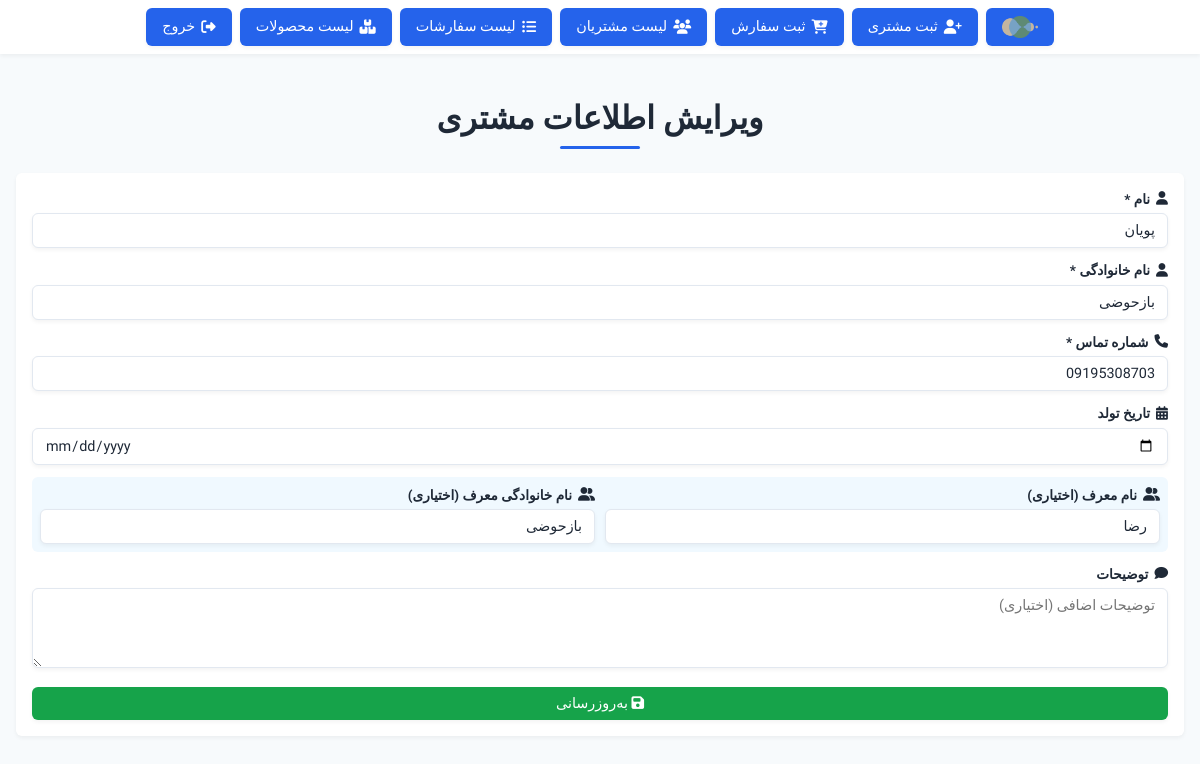
The page /EditCustomer.php?Edit=39 on the database its author committed.
### tables this page shows
CREATE TABLE `customerregistration` (
  `id` int(11) NOT NULL,
  `fName` varchar(255) NOT NULL,
  `lName` varchar(255) NOT NULL,
  `phone` varchar(255) NOT NULL,
  `date` text DEFAULT NULL,
  `description` varchar(255) DEFAULT NULL,
  `created_at` datetime NOT NULL DEFAULT current_timestamp(),
  `points` int(11) DEFAULT 0 COMMENT 'امتیاز مشتری',
  `level` enum('bronze','silver','gold') DEFAULT 'bronze' COMMENT 'سطح مشتری',
  `referred_by` int(11) DEFAULT NULL COMMENT 'شناسه مشتری معرف',
  `updated_at` datetime DEFAULT NULL ON UPDATE current_timestamp() COMMENT 'تاریخ آخرین به‌روزرسانی'
);

### EditCustomer.php (the view, shortened to what this page needs)
<?php
require_once 'DB Config.php';
class CustomerManager {
    private PDO $pdo;
    public function __construct(PDO $pdo) {
        $this->pdo = $pdo;
        $this->pdo->setAttribute(PDO::ATTR_ERRMODE, PDO::ERRMODE_EXCEPTION);
        $this->pdo->setAttribute(PDO::ATTR_DEFAULT_FETCH_MODE, PDO::FETCH_ASSOC);
        $this->pdo->setAttribute(PDO::ATTR_EMULATE_PREPARES, false);
    }
    public function getCustomerById(int $id): array {
        try {
            $stmt = $this->pdo->prepare("
                SELECT c.*, r.fName AS referrer_fname, r.lName AS referrer_lname
                FROM photonim_db.customerregistration c
                LEFT JOIN photonim_db.customerregistration r ON c.referred_by = r.id
                WHERE c.id = :id
            ");
            $stmt->execute([':id' => $id]);
            $data = $stmt->fetch();
            return $data ? ['success' => true, 'data' => $data] : ['success' => false, 'message' => 'مشتری یافت نشد'];
        } catch (PDOException $e) {
            $this->logError("Fetch Error: " . $e->getMessage(), ['id' => $id]);
            return ['success' => false, 'message' => 'خطا در بازیابی اطلاعات: ' . $e->getMessage()];
        }
    }
}
$customerManager = new CustomerManager($conn);
$userData = null;
$errorMessage = null;
if (isset($_GET['Edit'])) {
    $editUserId = filter_input(INPUT_GET, 'Edit', FILTER_VALIDATE_INT, ['options' => ['min_range' => 1]]);
    if ($editUserId === false || $editUserId === null) {
        $errorMessage = 'شناسه مشتری نامعتبر است.';
    } else {
        $result = $customerManager->getCustomerById($editUserId);
        if ($result['success']) {
            $userData = $result['data'];
        } else {
            $errorMessage = $result['message'];
        }
    }
}
?>
<!DOCTYPE html>
<html lang="fa" dir="rtl">
<head>
    <link rel="stylesheet" href="https://cdnjs.cloudflare.com/ajax/libs/font-awesome/6.5.1/css/all.min.css">
</head>
<body>
    <div class="nav-bar">
        <nav class="nav-content fade-in">
            <a href="Nima%20Studio.html" class="nav-logo"><img src="Image/Logo2.png" alt="لوگو استودیو نیما"></a>
            <a href="Customer%20Registration.php" class="nav-btn"><i class="fas fa-user-plus"></i> ثبت مشتری</a>
            <a href="Order.php" class="nav-btn"><i class="fas fa-cart-plus"></i> ثبت سفارش</a>
            <a href="Customer%20List.php" class="nav-btn"><i class="fas fa-users"></i> لیست مشتریان</a>
            <a href="Order%20List.php" class="nav-btn"><i class="fas fa-list-ul"></i> لیست سفارشات</a>
            <a href="Products%20List.php" class="nav-btn"><i class="fas fa-boxes"></i> لیست محصولات</a>
            <a href="Index.php" class="nav-btn"><i class="fas fa-sign-out-alt"></i> خروج</a>
        </nav>
    </div>
    <div class="container">
        <header class="header fade-in">
            <h1 class="header-title">ویرایش اطلاعات مشتری</h1>
            <div class="header-divider"></div>
        </header>
        <?php if ($userData): ?>
            <section class="form-section fade-in">
                <form method="POST" id="editCustomerForm" class="form-body">
                    <div class="form-group">
                        <label class="form-label" for="updated_fname"><i class="fas fa-user"></i> نام *</label>
                        <input type="text" name="updated_fname" id="updated_fname" class="form-input"
                               placeholder="مثال: محمد" value="<?php echo htmlspecialchars($userData['fName'] ?? ''); ?>" required>
                    </div>
                    <div class="form-group">
                        <label class="form-label" for="updated_lname"><i class="fas fa-user"></i> نام خانوادگی *</label>
                        <input type="text" name="updated_lname" id="updated_lname" class="form-input"
                               placeholder="مثال: موسوی" value="<?php echo htmlspecialchars($userData['lName'] ?? ''); ?>" required>
                    </div>
                    <div class="form-group">
                        <label class="form-label" for="updated_phone"><i class="fas fa-phone"></i> شماره تماس *</label>
                        <input type="tel" name="updated_phone" id="updated_phone" class="form-input"
                               placeholder="مثال: 09195308703" value="<?php echo htmlspecialchars($userData['phone'] ?? ''); ?>"
                               pattern="09[0-9]{9}" required title="شماره باید با ۰۹ شروع شود و ۱۱ رقم باشد">
                    </div>
                    <div class="form-group">
                        <label class="form-label" for="updated_date"><i class="fas fa-calendar-alt"></i> تاریخ تولد</label>
                        <input type="date" name="updated_date" id="updated_date" class="form-input"
                               value="<?php echo htmlspecialchars($userData['date'] ?? ''); ?>" max="<?php echo date('Y-m-d'); ?>">
                    </div>
                    <div class="form-group referral-group">
                        <div>
                            <label class="form-label" for="referrer_fname"><i class="fas fa-user-friends"></i> نام معرف (اختیاری)</label>
                            <input type="text" name="referrer_fname" id="referrer_fname" class="form-input"
                                   placeholder="مثال: علی" value="<?php echo htmlspecialchars($userData['referrer_fname'] ?? ''); ?>">
                        </div>
                        <div>
                            <label class="form-label" for="referrer_lname"><i class="fas fa-user-friends"></i> نام خانوادگی معرف (اختیاری)</label>
                            <input type="text" name="referrer_lname" id="referrer_lname" class="form-input"
                                   placeholder="مثال: رضایی" value="<?php echo htmlspecialchars($userData['referrer_lname'] ?? ''); ?>">
                        </div>
                    </div>
                    <div class="form-group">
                        <label class="form-label" for="updated_description"><i class="fas fa-comment"></i> توضیحات</label>
                        <textarea name="updated_description" id="updated_description" class="form-textarea"
                                  placeholder="توضیحات اضافی (اختیاری)"><?php echo htmlspecialchars($userData['description'] ?? ''); ?></textarea>
                    </div>
                    <button type="submit" name="update" class="submit-btn"><i class="fas fa-save"></i> به‌روزرسانی</button>
                </form>
            </section>
        <?php else: ?>
            <div class="form-error active fade-in"><?php echo htmlspecialchars($errorMessage); ?></div>
        <?php endif; ?>
    </div>
</body>
</html>

### EditCustomer.php (style rules this page uses)
:root { --primary-bg: #F7FAFC; --secondary-bg: #FFFFFF; --text-dark: #1F2937; --text-muted: #6B7280; --accent: #2563EB; --accent-hover: #1D4ED8; --success: #16A34A; --success-hover: #15803D; --danger: #DC2626; --danger-hover: #B91C1C; --warning: #F59E0B; --warning-hover: #D97706; --border: #E2E8F0; --shadow: 0 2px 4px rgba(0, 0, 0, 0.05); --shadow-hover: 0 8px 16px rgba(0, 0, 0, 0.1); --modal-bg: rgba(0, 0, 0, 0.75); --card-hover: #F1F5F9; --transition: all 0.15s ease-out; --spacing-unit: 1rem; --radius: 6px; }
* { margin: 0; padding: 0; box-sizing: border-box; font-family: 'Vazirmatn', sans-serif; direction: rtl; }
body { background: var(--primary-bg); color: var(--text-dark); min-height: 100vh; line-height: 1.5; font-size: 0.95rem; overflow-x: hidden; -webkit-font-smoothing: antialiased; }
.container { max-width: 1360px; margin: 0 auto; padding: var(--spacing-unit); }
.nav-bar { position: sticky; top: 0; background: var(--secondary-bg); box-shadow: var(--shadow); padding: calc(var(--spacing-unit) * 0.5) var(--spacing-unit); z-index: 1000; }
.nav-content { display: flex; justify-content: center; align-items: center; gap: calc(var(--spacing-unit) * 0.5); flex-wrap: wrap; }
.nav-btn, .nav-logo { padding: 8px 16px; background: var(--accent); color: var(--secondary-bg); text-decoration: none; border-radius: var(--radius); font-weight: 500; font-size: 0.9rem; transition: var(--transition); display: flex; align-items: center; gap: 6px; box-shadow: var(--shadow); }
.nav-logo img { width: 36px; height: 22px; }
.header { text-align: center; padding: calc(var(--spacing-unit) * 1.5) 0; }
.header-title { font-size: 2rem; font-weight: 600; color: var(--text-dark); margin-bottom: calc(var(--spacing-unit) * 0.25); }
.header-divider { width: 80px; height: 3px; background: var(--accent); margin: 0 auto; border-radius: 2px; transition: var(--transition); }
.form-section { background: var(--secondary-bg); border-radius: var(--radius); box-shadow: var(--shadow); padding: var(--spacing-unit); margin-bottom: calc(var(--spacing-unit) * 1.5); }
.form-body { display: grid; gap: calc(var(--spacing-unit) * 0.75); }
.form-group { position: relative; }
.form-label { font-size: 0.85rem; font-weight: 600; color: var(--text-dark); margin-bottom: 4px; display: flex; align-items: center; gap: 6px; }
.form-input, .form-textarea { width: 100%; padding: 8px 12px; border: 1px solid var(--border); border-radius: var(--radius); font-size: 0.9rem; color: var(--text-dark); background: var(--secondary-bg); transition: var(--transition); box-shadow: var(--shadow); }
.form-textarea { resize: vertical; min-height: 80px; }
.submit-btn { padding: 8px 16px; border-radius: var(--radius); font-size: 0.9rem; font-weight: 500; color: var(--secondary-bg); background: var(--success); transition: var(--transition); border: none; cursor: pointer; box-shadow: var(--shadow); }
.fade-in { animation: fadeIn 0.3s ease-out forwards; }
.referral-group { background: #F0F9FF; padding: 8px; border-radius: var(--radius); display: grid; grid-template-columns: 1fr 1fr; gap: 10px; }

### rows shown on the page
customerregistration: updated_fname "پویان", updated_lname "بازحوضی", updated_phone "09195308703", referrer_fname "رضا", referrer_lname "بازحوضی"
